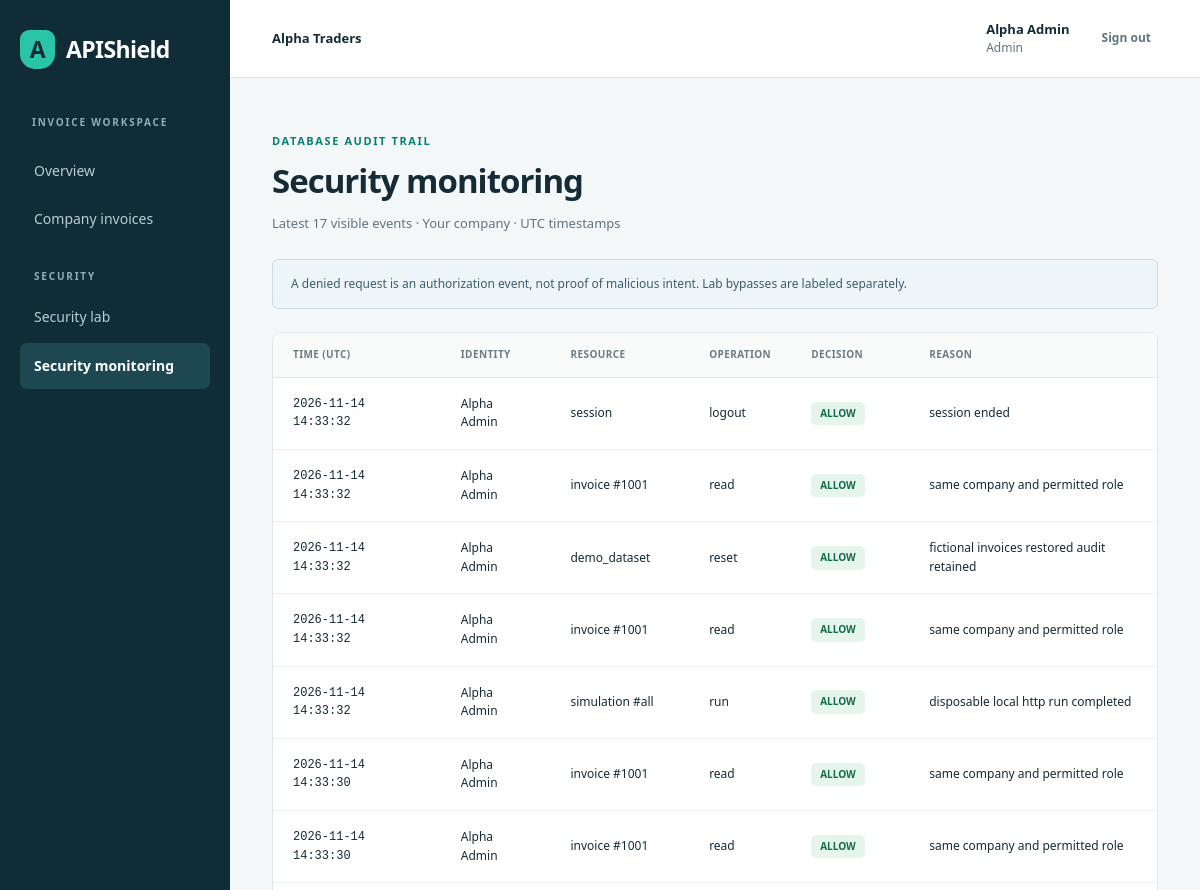
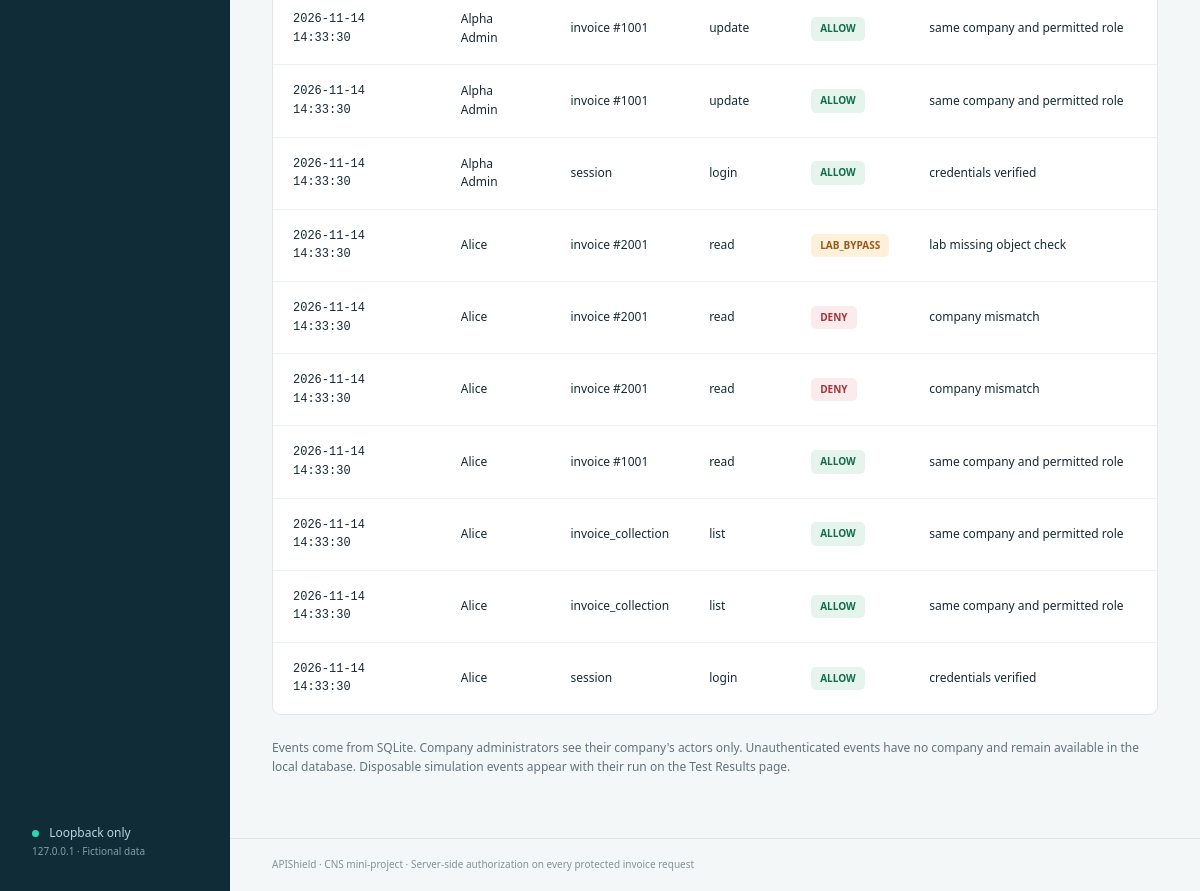
Page /security-monitoring (signed in) on the committed database (2 pictures, top to bottom).
### tables this page shows
CREATE TABLE companies (
    id INTEGER PRIMARY KEY,
    name TEXT NOT NULL UNIQUE
);

CREATE TABLE users (
    id INTEGER PRIMARY KEY,
    company_id INTEGER NOT NULL REFERENCES companies(id),
    name TEXT NOT NULL,
    email TEXT NOT NULL UNIQUE COLLATE NOCASE,
    password_hash TEXT NOT NULL,
    role TEXT NOT NULL CHECK (role IN ('employee', 'admin'))
);

CREATE TABLE security_events (
    id INTEGER PRIMARY KEY,
    user_id INTEGER REFERENCES users(id),
    -- This is the ACTOR's company, never an untrusted submitted company.
    company_id INTEGER REFERENCES companies(id),
    resource_type TEXT NOT NULL,
    resource_id TEXT,
    action TEXT NOT NULL,
    decision TEXT NOT NULL CHECK (decision IN ('ALLOW', 'DENY', 'LAB_BYPASS')),
    reason TEXT NOT NULL,
    timestamp TEXT NOT NULL
);

### web.py (the view)
@web.get("/security-monitoring")
@login_required
def monitoring():
    return render_template("monitoring.html", events=events_for_actor(200))

### authentication/routes.py (called while the page is built)
@login_manager.user_loader
def load_user(user_id):
    if not str(user_id).isdigit() or len(str(user_id)) > 18:
        return None
    row = get_db().execute(
        "SELECT u.*, c.name AS company_name FROM users u JOIN companies c ON c.id=u.company_id WHERE u.id=?",
        (int(user_id),),
    ).fetchone()
    return User(row) if row else None

### database/db.py (called while the page is built)
def connect(path):
    db = sqlite3.connect(path, timeout=10)
    db.row_factory = sqlite3.Row
    db.execute("PRAGMA foreign_keys = ON")
    db.execute("PRAGMA busy_timeout = 10000")
    return db

def get_db():
    if "db" not in g:
        g.db = connect(current_app.config["DATABASE"])
    return g.db

### web.py (called while the page is built)
def events_for_actor(limit=100):
    query = ("SELECT e.*, u.name AS user_name FROM security_events e LEFT JOIN users u ON u.id=e.user_id "
             "WHERE e.company_id=?")
    args = [current_user.company_id]
    if current_user.role != "admin":
        query += " AND e.user_id=?"
        args.append(current_user.id)
    return get_db().execute(query + " ORDER BY e.id DESC LIMIT ?", (*args, limit)).fetchall()

### templates/monitoring.html
{% extends 'base.html' %}{% block title %}Security monitoring{% endblock %}
{% block content %}<div class="page-heading"><div><div class="eyebrow">DATABASE AUDIT TRAIL</div><h1>Security monitoring</h1><p>Latest {{ events|length }} visible events · {{ 'Your company' if current_user.role == 'admin' else 'Your own activity' }} · UTC timestamps</p></div></div><div class="notice">A denied request is an authorization event, not proof of malicious intent. Lab bypasses are labeled separately.</div><section class="panel">{% include '_events.html' %}</section><p class="small muted">Events come from SQLite. Company administrators see their company's actors only. Unauthenticated events have no company and remain available in the local database. Disposable simulation events appear with their run on the Test Results page.</p>{% endblock %}

### templates/base.html (shortened to what this page needs)
<!doctype html>
<html lang="en">
<head>
  <link rel="stylesheet" href="{{ url_for('static', filename='style.css') }}">
</head>
<body>
{% if current_user.is_authenticated %}
<aside class="sidebar">
  <a class="brand" href="{{ url_for('web.dashboard') }}"><span class="brand-icon">A</span> APIShield</a>
  <div class="workspace-label">INVOICE WORKSPACE</div>
  <nav aria-label="Main navigation">
    <a class="{{ 'active' if request.endpoint == 'web.dashboard' }}" href="{{ url_for('web.dashboard') }}">Overview</a>
    <a class="{{ 'active' if request.endpoint in ['web.invoices','web.invoice_detail','web.edit_invoice'] }}" href="{{ url_for('web.invoices') }}">Company invoices</a>
    <div class="nav-divider">SECURITY</div>
    <a class="{{ 'active' if request.endpoint == 'web.security_lab' }}" href="{{ url_for('web.security_lab') }}">Security lab</a>
    <a class="{{ 'active' if request.endpoint == 'web.monitoring' }}" href="{{ url_for('web.monitoring') }}">Security monitoring</a>
  </nav>
  <div class="sidebar-bottom"><span class="status-dot"></span> Loopback only<br><small>127.0.0.1 · Fictional data</small></div>
</aside>
<div class="app-shell">
  <header class="topbar"><span>{{ current_user.company_name }}</span><div class="identity"><span>{{ current_user.name }} <small>{{ current_user.role }}</small></span><form action="{{ url_for('auth.logout') }}" method="post"><input type="hidden" name="csrf_token" value="{{ csrf_token() }}"><button class="text-button">Sign out</button></form></div></header>
  <main>
    {% block content %}{% endblock %}
  </main>
  <footer>APIShield · CNS mini-project · Server-side authorization on every protected invoice request</footer>
</div>
{% else %}
  {% block public_content %}{% endblock %}
{% endif %}
</body></html>

### templates/_events.html
{% if events %}<div class="table-scroll"><table><thead><tr><th>Time (UTC)</th><th>Identity</th><th>Resource</th><th>Operation</th><th>Decision</th><th>Reason</th></tr></thead><tbody>
{% for event in events %}<tr><td class="small mono">{{ event.timestamp[:19].replace('T',' ') }}</td><td>{{ event.user_name or 'Unauthenticated' }}</td><td>{{ event.resource_type }}{% if event.resource_id %} #{{ event.resource_id }}{% endif %}</td><td>{{ event.action }}</td><td><span class="badge {{ event.decision|lower }}">{{ event.decision }}</span></td><td class="small">{{ event.reason.replace('_',' ') }}</td></tr>{% endfor %}
</tbody></table></div>{% else %}<div class="empty-state">No events in your visible scope yet. Open an invoice to record an authorization decision.</div>{% endif %}

### static/style.css (style rules this page uses)
:root { --ink:#152b36;--muted:#60747e;--accent:#087f70;--accent-dark:#075c53;--line:#dfe7e8;--bg:#f4f7f7;--nav:#102d37;--white:#fff;--gold:#c78017;--danger:#a82e36 }
* { box-sizing:border-box }
body { margin:0;font:15px/1.55 'Segoe UI',Arial,sans-serif;color:var(--ink);background:var(--bg) }
a { color:var(--accent);text-decoration:none }
button,input,select { font:inherit }
button,a,input,select,summary { outline-offset:4px }
button { cursor:pointer }
h1,h2,h3,p { margin-top:0 }
h1 { font-size:33px;line-height:1.2;letter-spacing:-1px;margin-bottom:12px }
p { margin-bottom:16px }
small,.small { font-size:12px }
.muted { color:var(--muted) }
.mono,code,pre { font-family:Consolas,'Courier New',monospace }
.eyebrow { font-size:11px;font-weight:700;letter-spacing:1.6px;color:var(--accent);margin-bottom:12px }
.sidebar { width:230px;position:fixed;inset:0 auto 0 0;background:var(--nav);color:#fff;padding:30px 20px;display:flex;flex-direction:column }
.brand { display:flex;align-items:center;gap:11px;color:#fff;font-size:23px;font-weight:750;letter-spacing:-.6px }
.brand-icon { display:grid;place-items:center;background:#2ac5a9;color:#102d37;width:35px;height:39px;font-size:23px;border-radius:9px 9px 15px 15px }
.workspace-label,.nav-divider { font-size:10px;font-weight:700;letter-spacing:1.8px;color:#93acb5 }
.workspace-label { margin:46px 12px 14px }
.sidebar nav a { display:block;color:#bacdd3;padding:12px 14px;border-radius:7px;margin:3px 0;font-size:14px }
.sidebar nav a.active { background:#1d4852;color:#fff;font-weight:600 }
.nav-divider { margin:27px 14px 10px }
.sidebar-bottom { margin-top:auto;color:#bbd4d8;font-size:12px;padding:16px 12px 0 }
.sidebar-bottom small { color:#829da7;font-size:10px }
.status-dot { display:inline-block;width:7px;height:7px;background:#2cd6af;border-radius:50%;margin-right:7px }
.app-shell { margin-left:230px }
.topbar { height:78px;border-bottom:1px solid var(--line);background:white;padding:0 42px;display:flex;align-items:center;justify-content:space-between;font-size:13px;font-weight:650 }
.identity { display:flex;gap:25px;align-items:center }
.identity small { display:block;text-transform:capitalize;font-weight:400;color:var(--muted) }
.text-button { border:0;background:transparent;color:var(--muted);font-size:12px;padding:7px }
main { max-width:1440px;margin:0 auto;padding:26px 42px 46px }
.page-heading { display:flex;gap:20px;align-items:center;justify-content:space-between;margin:28px 0 26px }
.page-heading p { color:var(--muted);margin:0;font-size:13px }
.panel { background:white;border:1px solid var(--line);border-radius:9px;overflow:hidden;margin-bottom:24px }
.table-scroll { overflow:auto }
table { border-collapse:collapse;width:100%;text-align:left;font-size:12px }
th { background:#f9fbfb;color:#6a7c84;font-weight:650;font-size:10px;letter-spacing:.4px;text-transform:uppercase;padding:14px 20px;border-bottom:1px solid var(--line);white-space:nowrap }
td { padding:17px 20px;border-bottom:1px solid #edf1f1;vertical-align:middle }
tbody tr:last-child td { border-bottom:0 }
.badge { display:inline-block;padding:4px 9px;border-radius:5px;font-size:10px;font-weight:650;text-transform:capitalize;white-space:nowrap }
.allow,.paid { color:#146c4c;background:#e5f4ed }
.deny,.overdue { color:#a33438;background:#fcebed }
.lab_bypass { background:#fff0db;color:#9b5917 }
.notice { padding:15px 18px;margin:0 0 23px;border:1px solid #c8dce3;border-radius:6px;background:#edf5f8;font-size:12px;color:#3d5d6c }
footer { font-size:10px;color:#83939a;border-top:1px solid var(--line);padding:18px 42px }

### rows in the picture
companies: company_name "Alpha Traders"
users: name "Alpha Admin", role "Admin", role "Your company"
security_events: timestamp "2026-11-14 14:33:32", name "Alpha Admin", resource_type "session", action "logout", decision "ALLOW", reason.replace "session ended"
security_events: timestamp "2026-11-14 14:33:32", name "Alpha Admin", resource_type "invoice", resource_id "1001", action "read", decision "ALLOW", reason.replace "same company and permitted role"
security_events: timestamp "2026-11-14 14:33:32", name "Alpha Admin", resource_type "demo_dataset", action "reset", decision "ALLOW", reason.replace "fictional invoices restored audit retained"
security_events: timestamp "2026-11-14 14:33:32", name "Alpha Admin", resource_type "invoice", resource_id "1001", action "read", decision "ALLOW", reason.replace "same company and permitted role"
security_events: timestamp "2026-11-14 14:33:32", name "Alpha Admin", resource_type "simulation", resource_id "all", action "run", decision "ALLOW", reason.replace "disposable local http run completed"
security_events: timestamp "2026-11-14 14:33:30", name "Alpha Admin", resource_type "invoice", resource_id "1001", action "read", decision "ALLOW", reason.replace "same company and permitted role"
security_events: timestamp "2026-11-14 14:33:30", name "Alpha Admin", resource_type "invoice", resource_id "1001", action "read", decision "ALLOW", reason.replace "same company and permitted role"
security_events: timestamp "2026-11-14 14:33:30", name "Alpha Admin", resource_type "invoice", resource_id "1001", action "update", decision "ALLOW", reason.replace "same company and permitted role"
security_events: timestamp "2026-11-14 14:33:30", name "Alpha Admin", resource_type "invoice", resource_id "1001", action "update", decision "ALLOW", reason.replace "same company and permitted role"
security_events: timestamp "2026-11-14 14:33:30", name "Alpha Admin", resource_type "session", action "login", decision "ALLOW", reason.replace "credentials verified"
security_events: timestamp "2026-11-14 14:33:30", name "Alice", resource_type "invoice", resource_id "2001", action "read", decision "LAB_BYPASS", reason.replace "lab missing object check"
security_events: timestamp "2026-11-14 14:33:30", name "Alice", resource_type "invoice", resource_id "2001", action "read", decision "DENY", reason.replace "company mismatch"
security_events: timestamp "2026-11-14 14:33:30", name "Alice", resource_type "invoice", resource_id "2001", action "read", decision "DENY", reason.replace "company mismatch"
security_events: timestamp "2026-11-14 14:33:30", name "Alice", resource_type "invoice", resource_id "1001", action "read", decision "ALLOW", reason.replace "same company and permitted role"
security_events: timestamp "2026-11-14 14:33:30", name "Alice", resource_type "invoice_collection", action "list", decision "ALLOW", reason.replace "same company and permitted role"
security_events: timestamp "2026-11-14 14:33:30", name "Alice", resource_type "invoice_collection", action "list", decision "ALLOW", reason.replace "same company and permitted role"
security_events: timestamp "2026-11-14 14:33:30", name "Alice", resource_type "session", action "login", decision "ALLOW", reason.replace "credentials verified"

### other values in the picture
{{ events|length }} "17"
